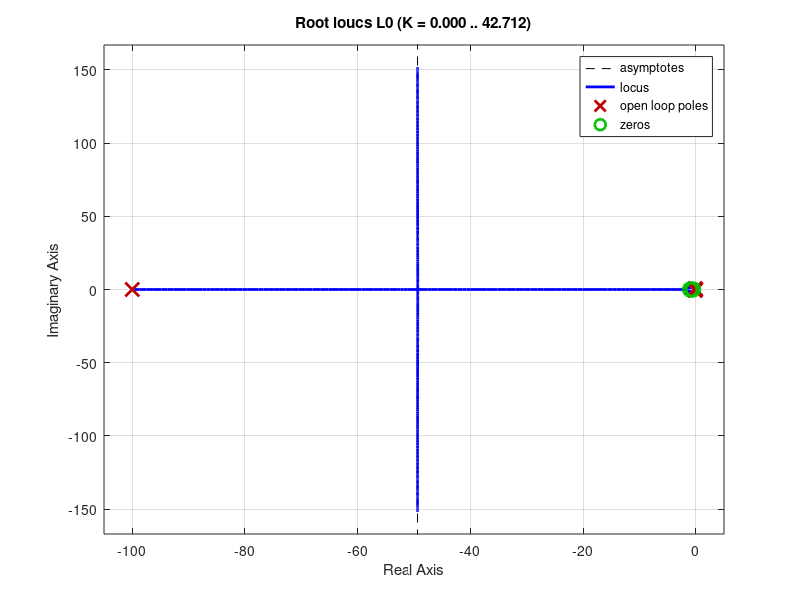
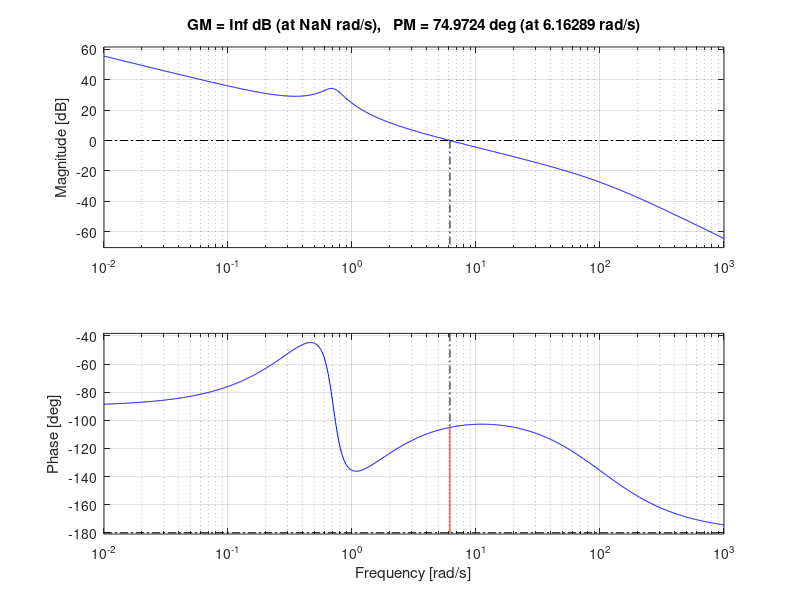
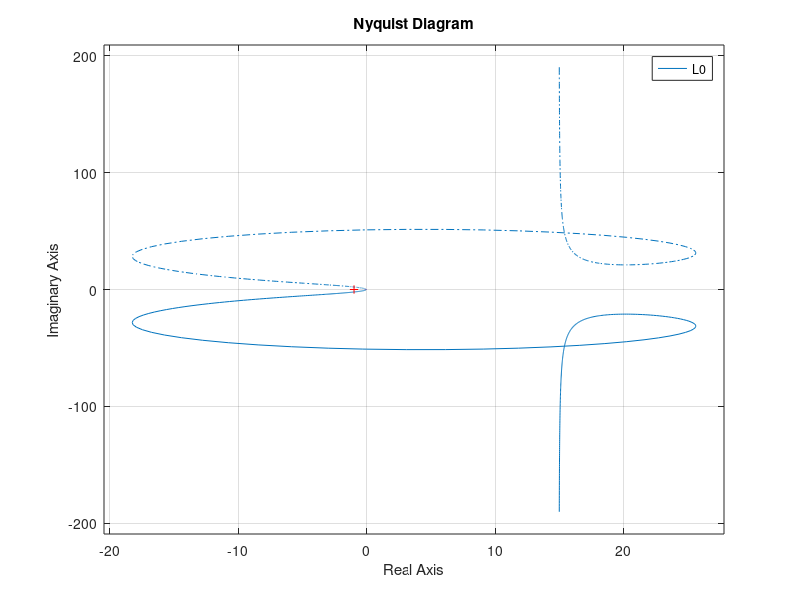
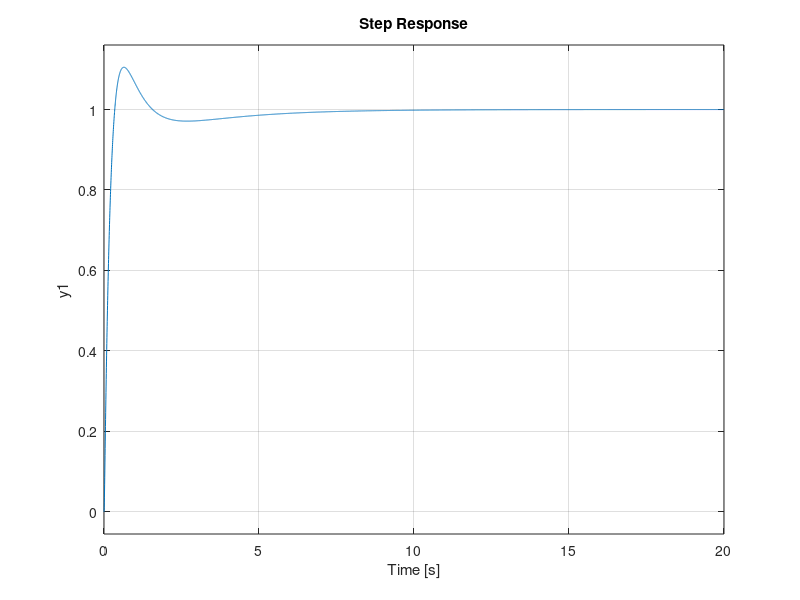

Write the MATLAB code that produced these figures, in order. (Note: this script raises an error after producing the figures.)
clc;
close all;
clear all;


%% Processo P

s = tf('s');
Kp = 3;
P1=(1/(s));
P2 = (2*s+1)/(2*s^2+0.5*s+1);
P = Kp * P1 * P2;

% Si vuole:
% - errore a regime nullo a riferimenti a gradino <- già soddisfatto dal polo di P nell'origine
% - sovraelongaziona < 25% 
% - tempo di assestamento < 5s
%% vediamo il tempi di assestamento 

%                      1
% P= ----------------------------------------- -> Layout del processo di riferimento 
%     (s^2/omega_n^2 + 2*zita/omega_n*s + 1)
%
%1/omega_nì^2 = 2 -> ricaviamo che omega_n = sqrt(0.5)
% 2*zita/omega_n = 0.5 -> zita = 1/4*(sqrt(0.5))

zita =1/4*(sqrt(0.5)); 
epsilon =5;  
T = 5; % secondi
omega_taglio_des = (-log(0.01*epsilon))/(T*zita)

%omega_taglio_des = 3.389284168399072
%% vediamo di arrivare ad avere una omega_taglio maggiore di 3.38


C0 = (s/1+1)/(s/100+1);
K0 = 2;
L0 = K0*P*C0

Wyr = minreal(L0/(1+L0));

pole(Wyr);
%  -93.680966777225748
%   -4.467022904411608
%   -1.673679378357498
%   -0.428330940004708

figure(1)
rlocus(L0) % con il luogo delle radici sto bene 

figure(2)
margin(L0) % OMEGA_T  circa 6


figure(3) % verifico la stabilita con nyquist (NON COMPIO GIRI ATTORNO A -1 OK)
nyquist(L0) 

figure(4)
step(Wyr) % settling time intorno ai 4 secondi OK 
% S% inferiore al 20% OK
%% facciamo un paio di consideraiozni 

%SE POSIZIONASSIMO IL NOSTRO GUADAGNO NELLA RETRAZIONE ???
% Se si pone un guadagno K nel ramo di retroazione)
% cieo dove vive il filtro H . 
% l effetto che percepisco e del dimezzamento della risposta in uscita . 
% Questo perche il guadagno andrebbe a motiplicare solamente il termine di
% grado 0 del denominatore.
% in maniera intuitiva la misure e 2 volte l uscita.Lerrore quindi aumenta
% in quanto il controllo vede che l uscita (misurata) ha raggiunto 
% un livello 2 volte superiore a quello reale . Di conseguenza l
% attenuazone viene bloccata quando y=r/2
% si noti che per la stabilità non camia nulla in quanrto la fdt della
% catena aperta è la stessa 

%% 
% Il luogo delle radici di L ci fornisce informazioni sull'uscita sui
% singoli poli , ovvero del loro singolo contributo sull'uscita se al loro
% relativo fratto semplice vi fosse 1 al numeratore , ovvero se il suo
% residuo fosse pari a 1 . Tuttavia la presenza degli zeri al numeratore di
% L e quindi di W fa si che i residui vengano modificati, rendendo
% necessario il loco calcolo per determinare con precisione l uscita .
% prendendo dei singoli poli , o coppie di poli complessi coniugati si puo
% verificare l usicta che quuesti producono ad un ingresso a gradino
% unitario rispetto le caratteristiche riportate sul luogo delle radici 


p1 = 1 / (s + 0.434);
% damping: 1.000   overshoot: 0.00%   frequency: 0.434 rad/s
p2 = 1 / ((s + 1.41 + 1.15i) * (s + 1.41 - 1.15i));
% damping: 0.775   overshoot: 2.13%   frequency: 1.82 rad/s
p3 = 1 / ((s + 12.9 + 14.6i) * (s + 12.9 - 14.6i));
% damping: 0.661   overshoot: 6.26%   frequency: 19.4 rad/s


figure(1);
step(p1);
grid on;

figure(2)
step(p2);
grid on;

figure(3)
step(p3);
grid on;
